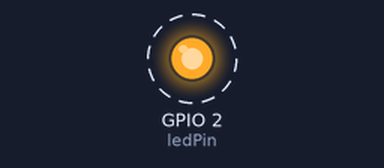
Simulated run of this sketch. Board: ESP32. On the bench: output pins drawn as LEDs (lit = HIGH). Dashed ring = blinking. What the sketch prints to the serial monitor is not drawn.

Above: at 0.5 s.
Timing chart, 0 to 4.6 s (numbered marks = the images above):
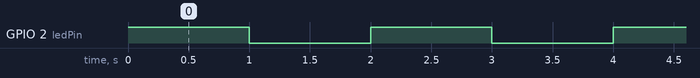

Measured:
- by itself, GPIO 2 (ledPin): alternates HIGH for 1.0 s and LOW for 1.0 s

The sketch:

teste.ino
```cpp
const int ledPin = 2;  // Pino do LED embutido na ESP32 (geralmente 2)

void setup() {
  Serial.begin(115200);  // Inicializa a comunicação serial
  pinMode(ledPin, OUTPUT);  // Configura o pino do LED como saída
}

void loop() {
  // Liga o LED
  digitalWrite(ledPin, HIGH);
  delay(1000);  // Mantém o LED ligado por 1 segundo

  // Envia mensagem "pisquei" via serial
  Serial.println("pisquei");

  // Desliga o LED
  digitalWrite(ledPin, LOW);
  delay(1000);  // Mantém o LED desligado por 1 segundo
}
```
